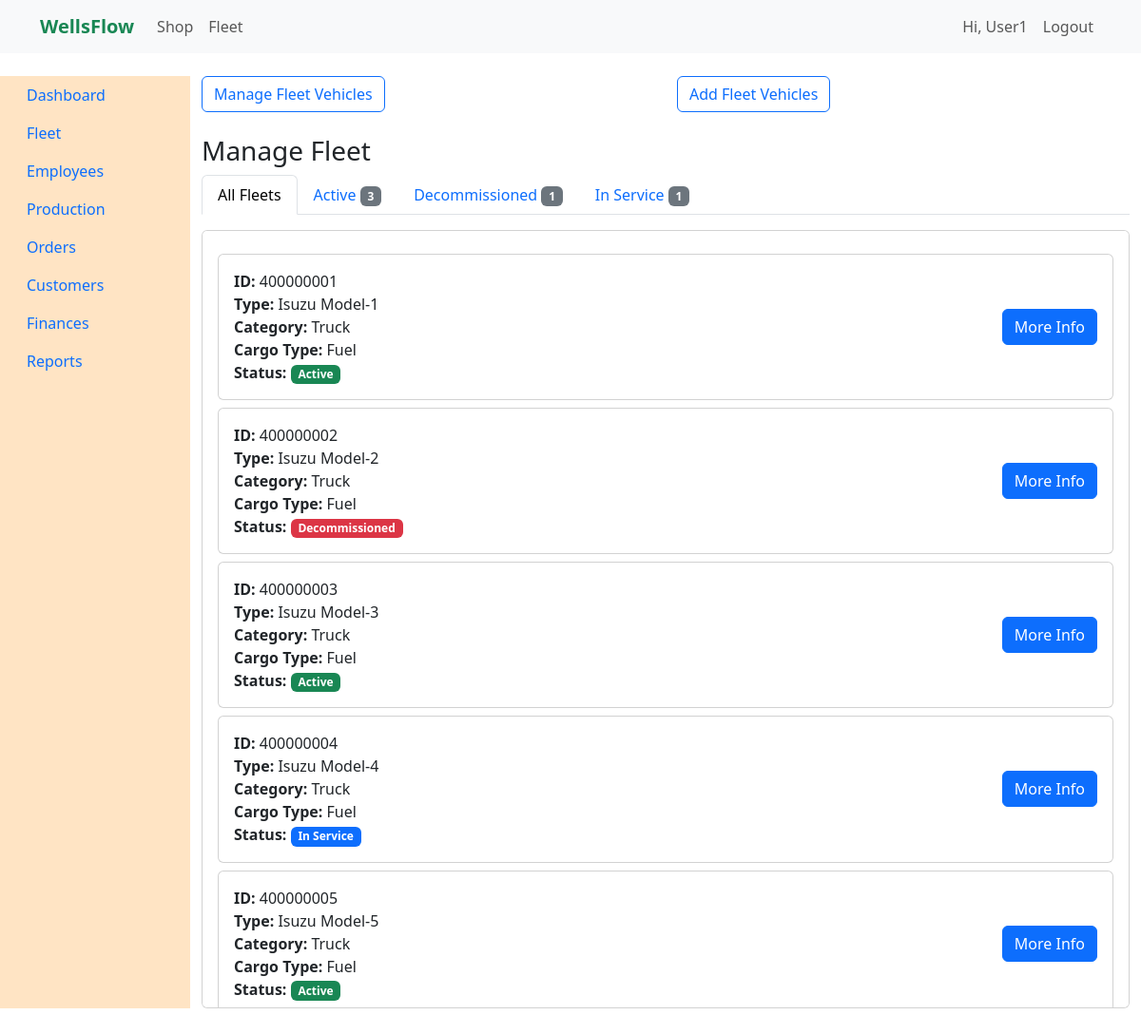
Before: /vehiclesmanagefleet (signed in) with the older database file.
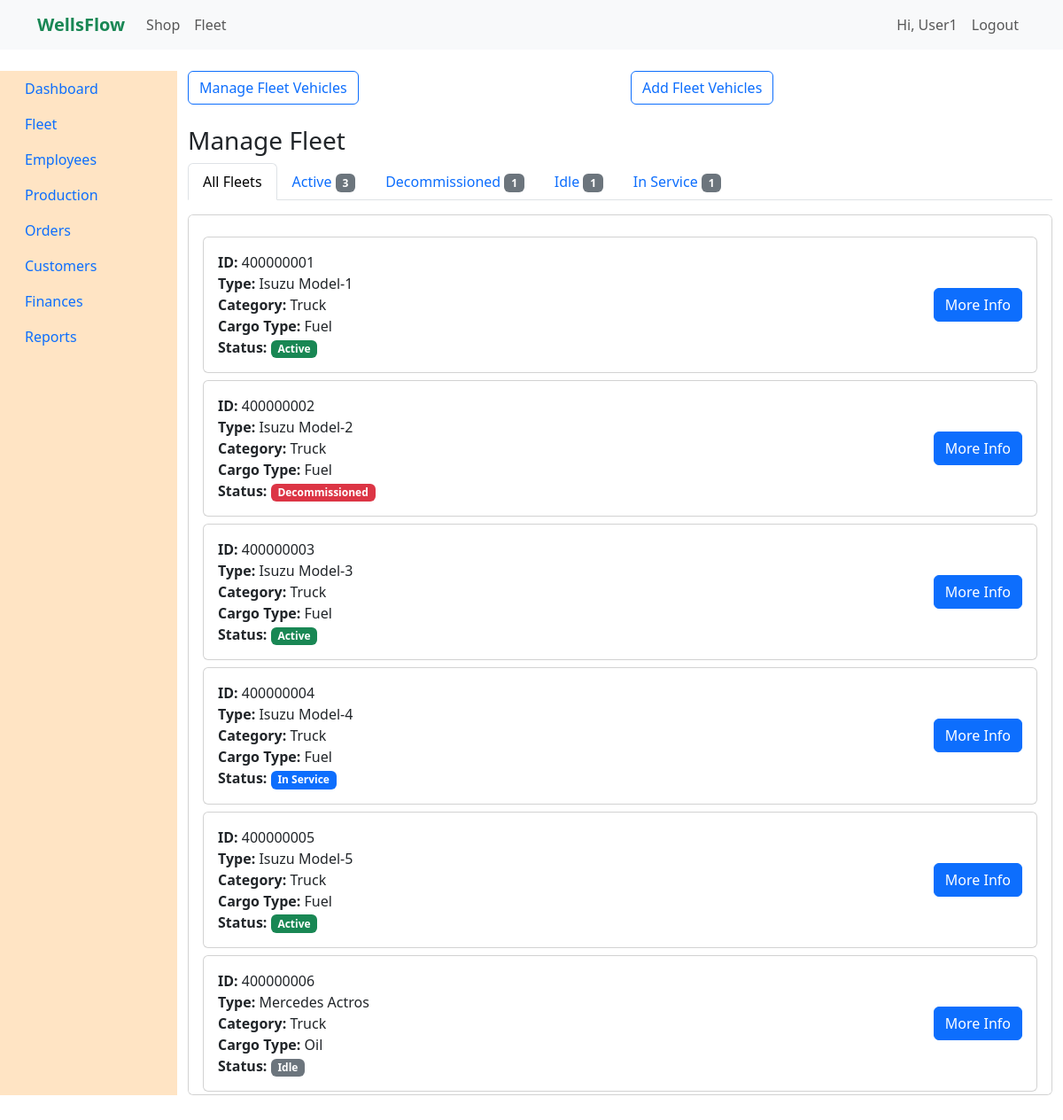
After: the same page with the newer database file.
### models.py (models this page shows, shortened)
class User(UserMixin, db.Model):
    __tablename__ = "Users"  # Match DB table
    id = db.Column(db.Integer, primary_key=True)
    fname = db.Column(db.String(50))
    lname = db.Column(db.String(50))
    email = db.Column(db.String(120), unique=True, nullable=False)
    phone = db.Column(db.String(15))
    password_hash = db.Column(db.String(128))
    role = db.Column(db.String(50), default="customer")

class Fleet(db.Model):
    __tablename__ = "Fleet"  # ✅ match DB
    id = db.Column(db.Integer, primary_key=True)
    name = db.Column(db.String(80), nullable=False)         # e.g., "Truck A"
    reg_no = db.Column(db.String(30), unique=True)          # e.g., "KAA 123A"
    category = db.Column(db.String(50))                     # e.g., Tanker, Trailer, Small Truck
    status = db.Column(db.String(30), default="available")  # available, in transit, service

### app.py (the view, shortened to what this page needs)
@app.route("/vehiclesmanagefleet", methods=['GET', 'POST'])
@login_required
def vehiclesmanagefleet():
    conn = sqlite3.connect(shopfleetdb)
    conn.row_factory = sqlite3.Row
    cursor = conn.cursor()
    filter_status = request.args.get('status')
    if filter_status:
        cursor.execute("SELECT * FROM Fleet WHERE status = ?", (filter_status,))
    else:
        cursor.execute("SELECT * FROM Fleet")
    fleets = cursor.fetchall()
    cursor.execute("""
        SELECT status, COUNT(*) as count
        FROM Fleet
        GROUP BY status
    """)
    status_counts = cursor.fetchall()
    conn.close()
    return render_template("fleet/fleet_extend/vehicles/managefleet.html",
                           fleets=fleets,
                           status_counts=status_counts,
                           current_filter=filter_status)

### app.py (called while the page is built, shortened)
@login_manager.user_loader
def load_user(user_id):
    conn = sqlite3.connect(shopfleetdb)
    conn.row_factory = sqlite3.Row
    cursor = conn.cursor()
    cursor.execute(
        "SELECT user_id, first_name, last_name, email, 'customer' as role FROM Users WHERE user_id = ?",
        (user_id,),
    )
    row = cursor.fetchone()
    if row:
        conn.close()
        return UserObject(row['user_id'], row['first_name'], row['last_name'], row['email'], row['role'])

### user_object.py (called while the page is built)
    @property
    def fname(self):
        if self.role != 'customer' and self.username:
            return self.username
        return self.first_name

### templates/fleet/fleet_extend/vehicles/managefleet.html (shortened to what this page needs)
{% extends "adminside_fleet/vehicles.html" %}
{% block vehicle_content %}
<div class="container mt-4">
  <h3>Manage Fleet</h3>
  <ul class="nav nav-tabs mb-3">
    <li class="nav-item">
      <a class="nav-link {% if not current_filter %}active{% endif %}" href="{{ url_for('vehiclesmanagefleet') }}">All Fleets</a>
    </li>
    {% for status_row in status_counts %}
      <li class="nav-item">
        <a class="nav-link {% if current_filter == status_row['status'] %}active{% endif %}"
           href="{{ url_for('vehiclesmanagefleet', status=status_row['status']) }}">
          {{ status_row['status'] }} <span class="badge bg-secondary">{{ status_row['count'] }}</span>
        </a>
      </li>
    {% endfor %}
  </ul>
  <div class="card" style="height: 70vh; overflow-y: auto;">
    <div class="card-body">
      {% if fleets %}
        {% for fleet in fleets %}
          <div class="card mt-2">
            <div class="card-body d-flex justify-content-between align-items-center">
              <div>
                <strong>ID:</strong> {{ fleet['fleet_id'] }}<br>
                <strong>Type:</strong> {{ fleet['fleet_brand'] }} {{ fleet['fleet_model'] }}<br>
                <strong>Category:</strong> {{ fleet['fleet_category'] }}<br>
                <strong>Cargo Type:</strong> {{ fleet['cargo_type'] }}<br>
                <strong>Status:</strong>
                <span class="badge bg-{% if fleet['status'] == 'Active' %}success{% elif fleet['status'] == 'In Service' %}primary{% elif fleet['status'] == 'Decommissioned' %}danger{% else %}secondary{% endif %}">
                  {{ fleet['status'] }}
                </span>
              </div>
              <div>
                <button class="btn btn-primary" data-bs-toggle="modal" data-bs-target="#fleetModal{{ fleet['fleet_id'] }}">
                  More Info
                </button>
              </div>
            </div>
          </div>
        {% endfor %}
      {% else %}
        <div class="text-center py-5">
          <h5>No fleets found{% if current_filter %} with status "{{ current_filter }}"{% endif %}.</h5>
        </div>
      {% endif %}
    </div>
  </div>
</div>
{% endblock vehicle_content %}

### templates/fleet/adminside_fleet/vehicles.html
{% extends "layout.html" %}
{% block content %}
<section class="row">
    <div class="col-md-6">
        <button class="btn btn-outline-primary" onclick="location.href = '/vehiclesmanagefleet'">Manage Fleet Vehicles</button>
    </div>
    <div class="col-md-6">
        <button class="btn btn-outline-primary" onclick="location.href = 'vehiclesaddnew'">Add Fleet Vehicles</button>
    </div>
    {% block vehicle_content %}
    {% endblock vehicle_content %}
</section>
{% endblock %}

### templates/fleet/layout.html (shortened to what this page needs)
<!DOCTYPE html>
<html lang="en">
<head>
  <link href="https://cdn.jsdelivr.net/npm/bootstrap@5.3.0/dist/css/bootstrap.min.css" rel="stylesheet"/>
</head>
<body>
<nav class="navbar navbar-expand-lg navbar-light bg-light">
  <div class="container">
    <a class="navbar-brand text-success fw-bold" href="/">WellsFlow</a>
    <div class="collapse navbar-collapse">
      <ul class="navbar-nav me-auto">
        <li class="nav-item"><a class="nav-link" href="/shop">Shop</a></li>
        <li class="nav-item"><a class="nav-link" href="/fleet">Fleet</a></li>
      </ul>
      <ul class="navbar-nav">
        {% if current_user.is_authenticated %}
          <li class="nav-item">
            <span class="nav-link">Hi, {{ current_user.fname or current_user.first_name or 'User' }}</span>
          </li>
          <li class="nav-item">
            <a class="nav-link" href="{{ url_for('auth.logout') }}">Logout</a>
          </li>
        {% endif %}
      </ul>
    </div>
  </div>
</nav>
<div class="container-fluid">
  <section class="row">
    <div class="col-md-2" style="background-color: bisque;">
      <ul class="nav flex-column me-auto">
        <li class="nav-item"><a class="nav-link" href="/dashboard">Dashboard</a></li>
        <li class="nav-item"><a class="nav-link" href="/vehicles">Fleet</a></li>
        <li class="nav-item"><a class="nav-link" href="/employees">Employees</a></li>
        <li class="nav-item"><a class="nav-link" href="/production">Production</a></li>
        <li class="nav-item"><a class="nav-link" href="/orders">Orders</a></li>
        <li class="nav-item"><a class="nav-link" href="/customers">Customers</a></li>
        <li class="nav-item"><a class="nav-link" href="/finances">Finances</a></li>
        <li class="nav-item"><a class="nav-link" href="/reports">Reports</a></li>
      </ul>
    </div>
    <div class="col-md-10">
      {% block content %}
      {% endblock %}
    </div>
  </section>
</div>
</body>
</html>

Changed rows visible on the page:
added Fleet: fleet_id "400000006", fleet_brand "Mercedes", fleet_model "Actros", fleet_category "Truck", cargo_type "Oil", status "Idle"
Other visible differences:
new list line: "Idle 1"
